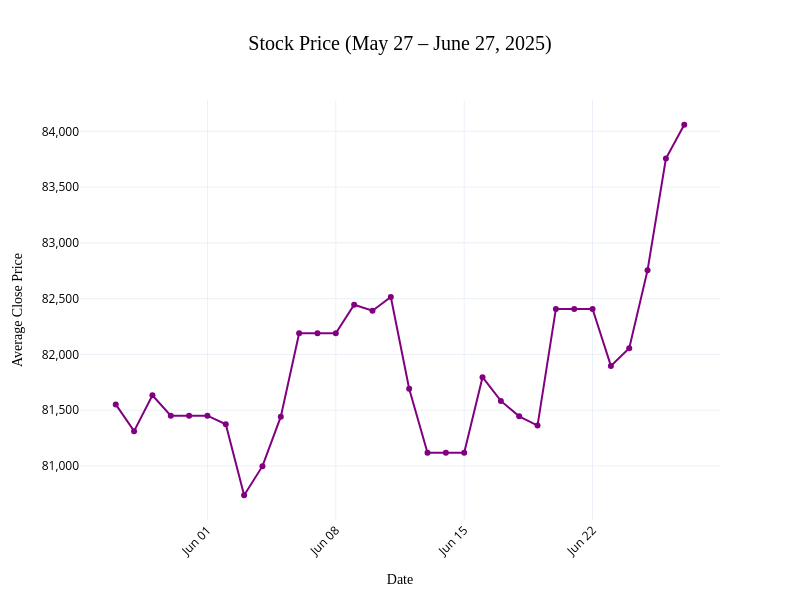

Notebook code for this chart:
### Markdown cell above
# 1 Month Stock Prices (May 27 to June 27)

### Code cell
import pandas as pd
import plotly.graph_objects as go

# File path
file_path = r"D:\Akhila\ADQ\SENSEX\VERSION_4\Datasets\Sensex_with weekends(1981 to 27-06-2025).xlsx"

# Load Excel and clean columns
df = pd.read_excel(file_path)
df.columns = df.columns.str.strip()

# Detect date column
date_col = None
for col in df.columns:
    if 'date' in col.lower():
        date_col = col
        break

if date_col is None:
    raise ValueError("No column containing 'date' found.")

df.rename(columns={date_col: 'Date'}, inplace=True)

# Clean 'Close' column
df['Close'] = df['Close'].astype(str).str.replace(',', '', regex=False)
df['Close'] = pd.to_numeric(df['Close'], errors='coerce')

# Convert 'Date' to datetime
df['Date'] = pd.to_datetime(df['Date'], errors='coerce')

# Drop invalid rows
df = df.dropna(subset=['Date', 'Close'])

# Filter from May 27 to June 27, 2025
start_date = pd.to_datetime('2025-05-27')
end_date = pd.to_datetime('2025-06-27')
df_filtered = df[(df['Date'] >= start_date) & (df['Date'] <= end_date)]

# Group by day and calculate average Close
daily_avg = df_filtered.groupby(df_filtered['Date'].dt.date)['Close'].mean().reset_index()
daily_avg['Date'] = pd.to_datetime(daily_avg['Date'])

# Create interactive Plotly graph
fig = go.Figure()

fig.add_trace(go.Scatter(
    x=daily_avg['Date'],
    y=daily_avg['Close'],
    mode='lines+markers',
    line=dict(color='purple', width=2),
    marker=dict(size=6),
    name='Avg Close Price'
))

# Layout
fig.update_layout(
    title=dict(
        text='Stock Price (May 27 – June 27, 2025)',
        x=0.5,
        font=dict(size=20, color='black', family='Arial Black')
    ),
    xaxis=dict(
        title=dict(text='Date', font=dict(size=14, color='black', family='Arial Black')),
        tickfont=dict(size=12, color='black'),
        tickangle=-45,
        tickformat='%b %d',
    ),
    yaxis=dict(
        title=dict(text='Average Close Price', font=dict(size=14, color='black', family='Arial Black')),
        tickfont=dict(size=12, color='black'),
        tickformat=',',  # 👈 This forces normal numeric formatting (e.g., 10500 instead of 10.5k)
    ),
    template='plotly_white',
    hovermode='x unified',
    showlegend=False,
    width=800,
    height=600
)

fig.show()

### Figure 1 — Plotly figure (JSON) as saved in the notebook; plotly's stock layout.template omitted (floating-point values rounded to 4 significant figures)
{"data": [{"line": {"color": "purple", "width": 2}, "marker": {"size": 6}, "mode": "lines+markers", "name": "Avg Close Price", "type": "scatter", "x": ["2025-05-27T00:00:00.000000000", "2025-05-28T00:00:00.000000000", "2025-05-29T00:00:00.000000000", "2025-05-30T00:00:00.000000000", "2025-05-31T00:00:00.000000000", "2025-06-01T00:00:00.000000000", "2025-06-02T00:00:00.000000000", "2025-06-03T00:00:00.000000000", "2025-06-04T00:00:00.000000000", "2025-06-05T00:00:00.000000000", "2025-06-06T00:00:00.000000000", "2025-06-07T00:00:00.000000000", "2025-06-08T00:00:00.000000000", "2025-06-09T00:00:00.000000000", "2025-06-10T00:00:00.000000000", "2025-06-11T00:00:00.000000000", "2025-06-12T00:00:00.000000000", "2025-06-13T00:00:00.000000000", "2025-06-14T00:00:00.000000000", "2025-06-15T00:00:00.000000000", "2025-06-16T00:00:00.000000000", "2025-06-17T00:00:00.000000000", "2025-06-18T00:00:00.000000000", "2025-06-19T00:00:00.000000000", "2025-06-20T00:00:00.000000000", "2025-06-21T00:00:00.000000000", "2025-06-22T00:00:00.000000000", "2025-06-23T00:00:00.000000000", "2025-06-24T00:00:00.000000000", "2025-06-25T00:00:00.000000000", "2025-06-26T00:00:00.000000000", "2025-06-27T00:00:00.000000000"], "y": [81550.0, 81310.0, 81630.0, 81450.0, 81450.0, 81450.0, 81370.0, 80740.0, 81000.0, 81440.0, 82190.0, 82190.0, 82190.0, 82450.0, 82390.0, 82520.0, 81690.0, 81120.0, 81120.0, 81120.0, 81800.0, 81580.0, 81440.0, 81360.0, 82410.0, 82410.0, 82410.0, 81900.0, 82060.0, 82760.0, 83760.0, 84060.0]}], "layout": {"height": 600, "hovermode": "x unified", "showlegend": false, "title": {"font": {"color": "black", "family": "Arial Black", "size": 20}, "text": "Stock Price (May 27 – June 27, 2025)", "x": 0.5}, "width": 800, "xaxis": {"tickangle": -45, "tickfont": {"color": "black", "size": 12}, "tickformat": "%b %d", "title": {"font": {"color": "black", "family": "Arial Black", "size": 14}, "text": "Date"}}, "yaxis": {"tickfont": {"color": "black", "size": 12}, "tickformat": ",", "title": {"font": {"color": "black", "family": "Arial Black", "size": 14}, "text": "Average Close Price"}}}}
